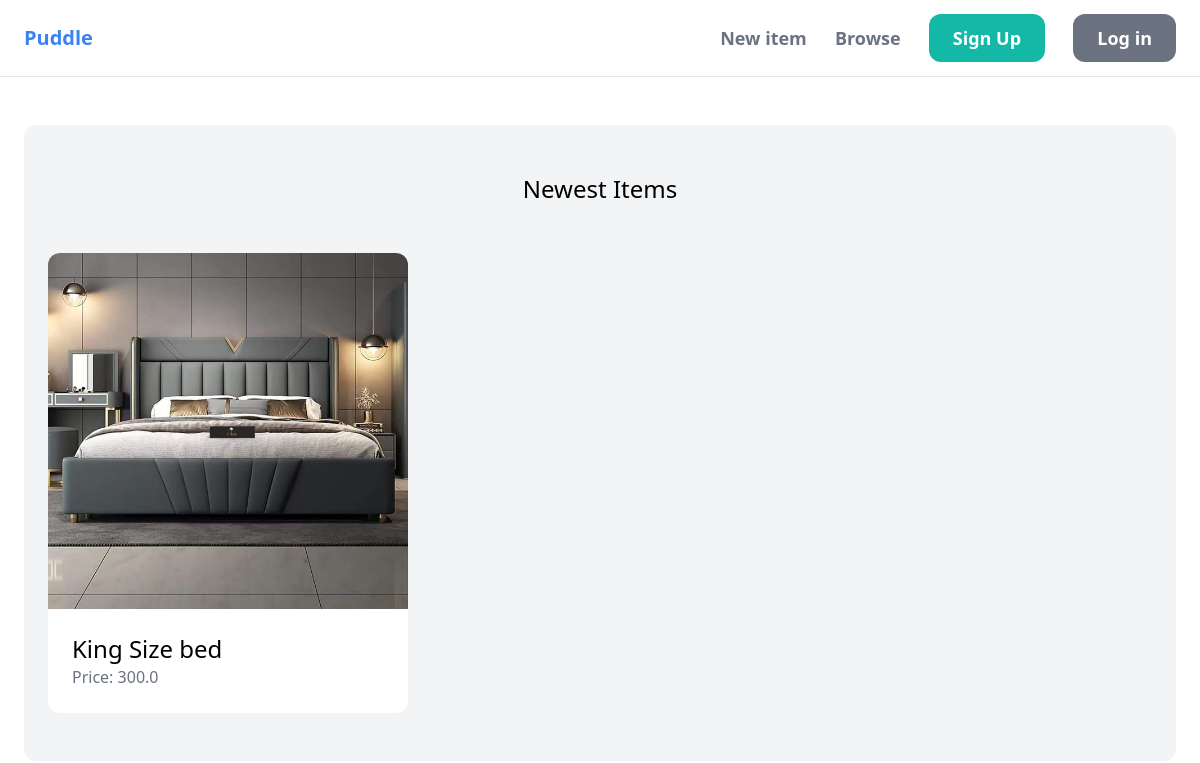
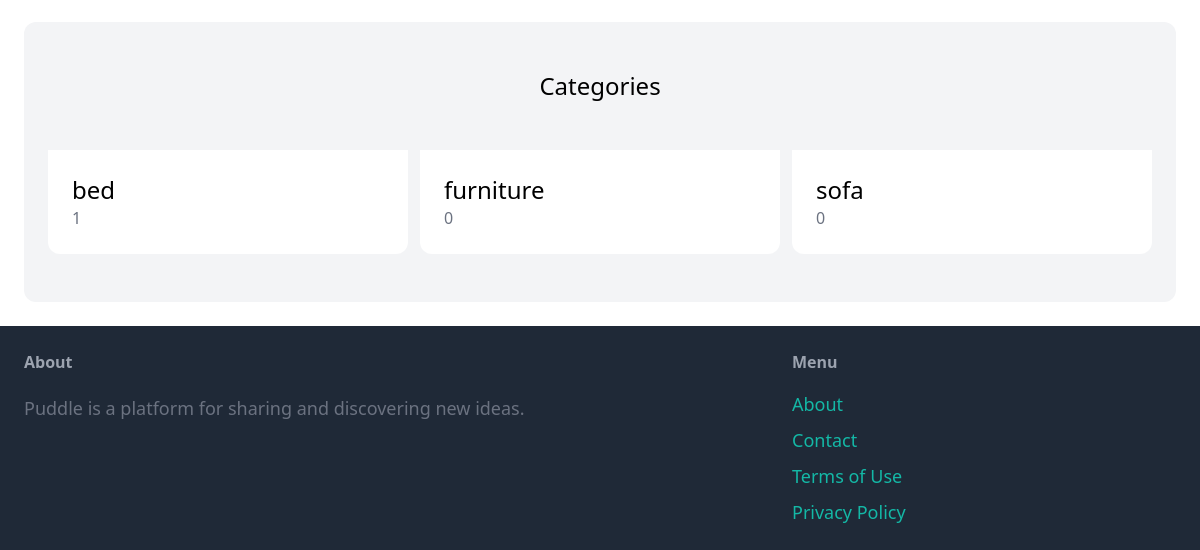
The app's page /, older data (2 pictures, top to bottom).
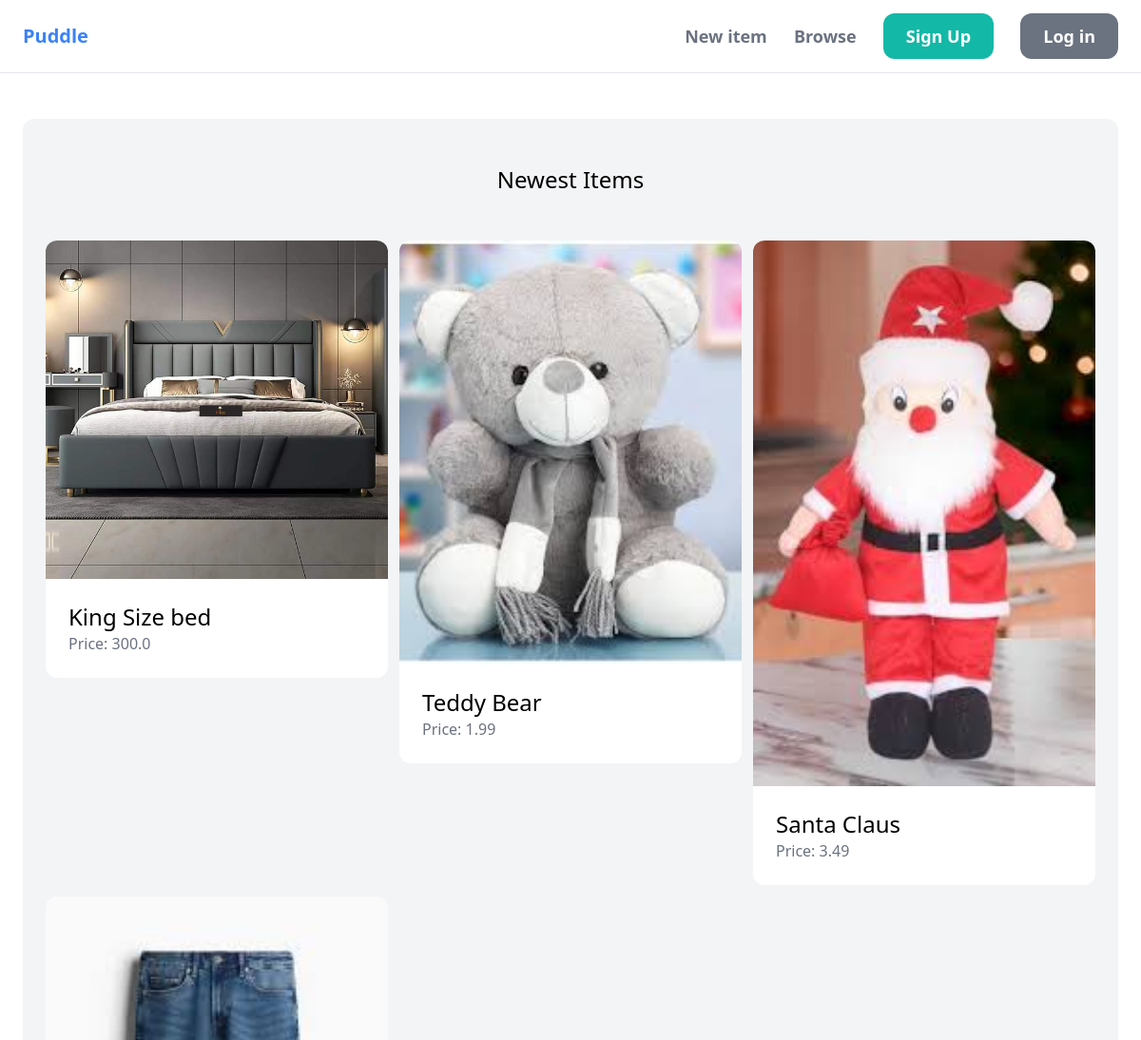
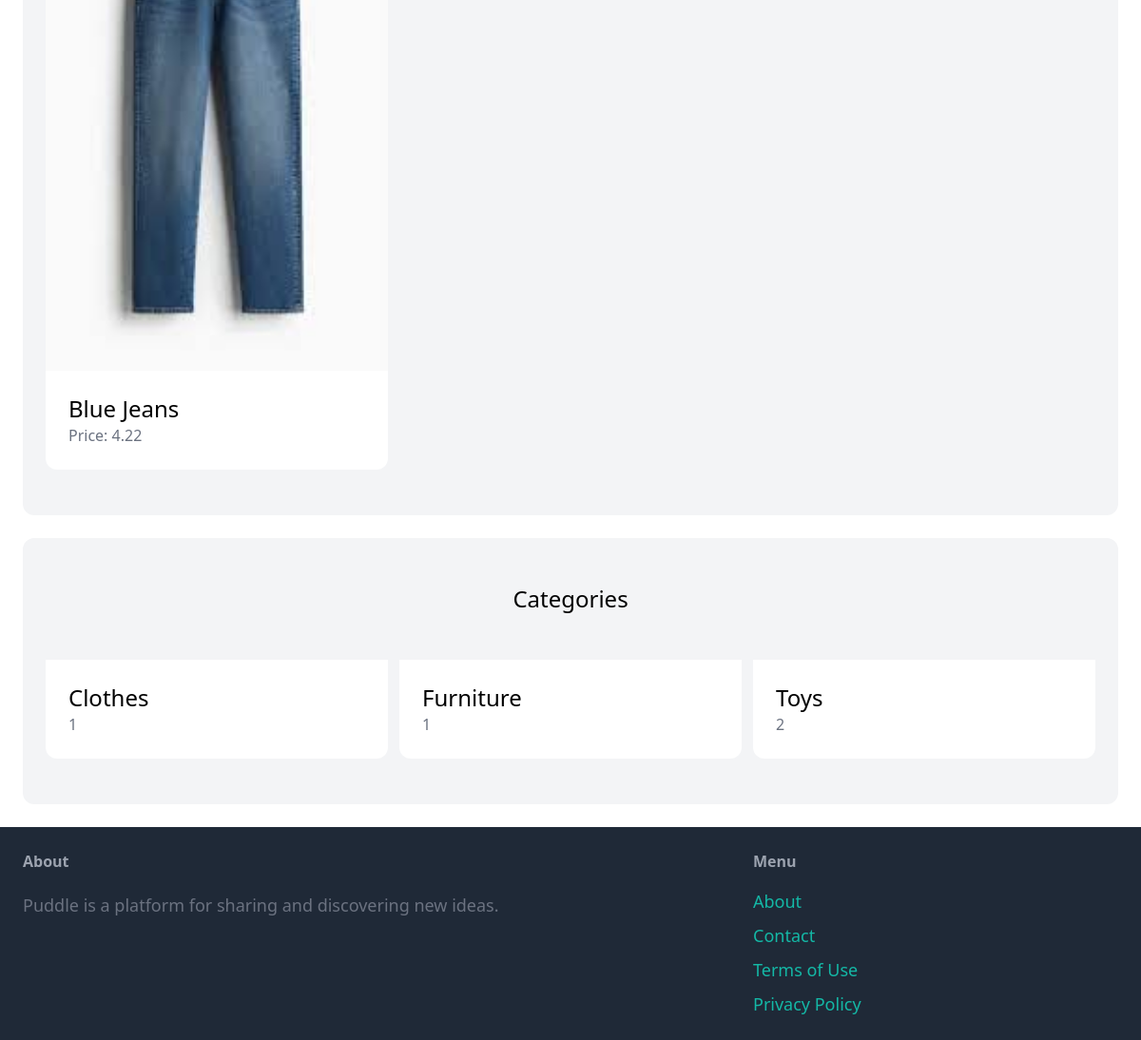
The same page, newer data (2 pictures, top to bottom).
### item/models.py (models this page shows, shortened)
class Item(models.Model):
    category = models.ForeignKey(Category,related_name='items',on_delete=models.CASCADE)
    name = models.CharField(max_length=255)
    description = models.TextField(blank=True,null=True)
    price = models.FloatField()
    image = models.ImageField(upload_to='items_image',blank=True, null=True)
    is_sold = models.BooleanField(default=False)
    created_by = models.ForeignKey(User, related_name='items', on_delete=models.CASCADE)
    created_at = models.DateTimeField(auto_now_add=True)

class Category(models.Model):
    name = models.CharField(max_length=255)
    class Meta:
        ordering = ("name",)
        verbose_name_plural = "categories"

### core/views.py (the view)
# urls.py: path('', views.index, name='index'),
def index(request):
    items = Item.objects.filter(is_sold=False)[0:6]
    categories = Category.objects.all()
    return render(request,'core/index.html',{
        'categories' : categories,
        'items' : items,
    })

### core/templates/core/index.html (shortened to what this page needs)
{% extends 'core/base.html' %}
{% block content %}
<div class="mt-6 px-6 py-12 bg-gray-100 rounded-xl">
    <h2 class="mb-12 text-2xl text-center">Newest Items</h2>
    <div class="grid grid-cols-3 gap-3">
        {% for item in items %}
        <div>
            <a href="{% url 'item:detail' item.id %}">
                <div>
                    <img src="{{item.image.url}}" class="w-full rounded-t-xl">
                </div>
                <div class="p-6 bg-white rounded-b-xl">
                    <h2 class="text-2xl">{{item.name}}</h2>
                    <p class="text-gray-500">Price: {{item.price}}</p>
                </div>
            </a>
        </div>
        {% endfor %}
    </div>
</div>
<div class="mt-6 px-6 py-12 bg-gray-100 rounded-xl">
    <h2 class="mb-12 text-2xl text-center">Categories</h2>
    <div class="grid grid-cols-3 gap-3">
        {% for categories in categories %}
        <div>
            <a href="#">
                <div class="p-6 bg-white rounded-b-xl">
                    <h2 class="text-2xl">{{categories.name}}</h2>
                    <p class="text-gray-500">{{categories.items.count}}</p>
                </div>
            </a>
        </div>
        {% endfor %}
    </div>
</div>
{% endblock %}

Row changes from the older to the newer data that the page shows:
added Item: image (picture), name "Teddy Bear", price "1.99"
added Item: image (picture), name "Santa Claus", price "3.49"
added Item: image (picture), name "Blue Jeans", price "4.22"
changed Category: name "sofa" → "Clothes"; items.count "0" → "1"; moves up the list
changed Category: name "furniture" → "Furniture"; items.count "0" → "1"; moves down the list
changed Category: name "bed" → "Toys"; items.count "1" → "2"
